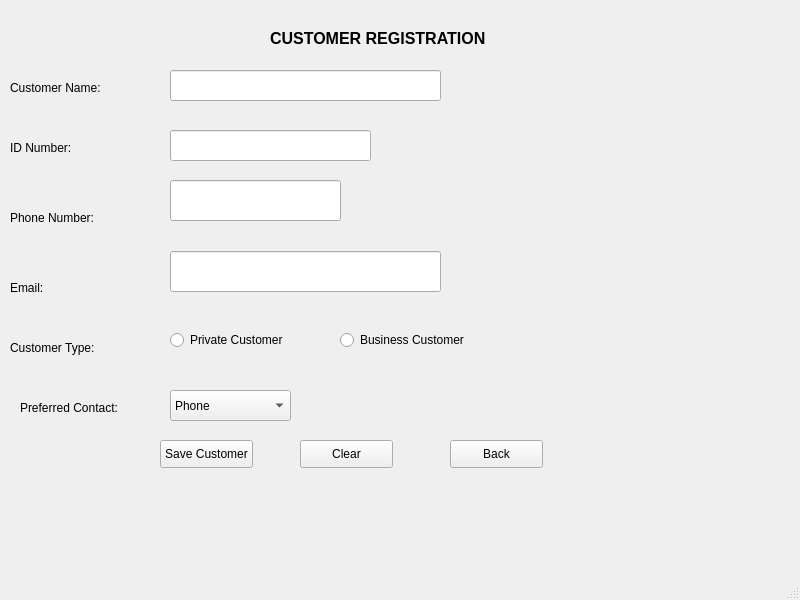
<?xml version="1.0" encoding="UTF-8"?>
<ui version="4.0">
 <class>MainWindow</class>
 <widget class="QMainWindow" name="MainWindow">
  <property name="geometry">
   <rect>
    <x>0</x>
    <y>0</y>
    <width>800</width>
    <height>600</height>
   </rect>
  </property>
  <property name="windowTitle">
   <string>Customer Registration</string>
  </property>
  <widget class="QWidget" name="centralwidget">
   <widget class="QLabel" name="label">
    <property name="geometry">
     <rect>
      <x>270</x>
      <y>30</y>
      <width>281</width>
      <height>16</height>
     </rect>
    </property>
    <property name="font">
     <font>
      <pointsize>12</pointsize>
      <weight>75</weight>
      <bold>true</bold>
     </font>
    </property>
    <property name="text">
     <string>CUSTOMER REGISTRATION</string>
    </property>
   </widget>
   <widget class="QLabel" name="label_2">
    <property name="geometry">
     <rect>
      <x>10</x>
      <y>80</y>
      <width>121</width>
      <height>16</height>
     </rect>
    </property>
    <property name="font">
     <font>
      <pointsize>9</pointsize>
     </font>
    </property>
    <property name="text">
     <string>Customer Name:</string>
    </property>
   </widget>
   <widget class="QLineEdit" name="customerNameLineEdit">
    <property name="geometry">
     <rect>
      <x>170</x>
      <y>70</y>
      <width>271</width>
      <height>31</height>
     </rect>
    </property>
   </widget>
   <widget class="QLabel" name="label_3">
    <property name="geometry">
     <rect>
      <x>10</x>
      <y>140</y>
      <width>101</width>
      <height>16</height>
     </rect>
    </property>
    <property name="font">
     <font>
      <pointsize>9</pointsize>
     </font>
    </property>
    <property name="text">
     <string>ID Number:</string>
    </property>
   </widget>
   <widget class="QLabel" name="label_4">
    <property name="geometry">
     <rect>
      <x>10</x>
      <y>210</y>
      <width>101</width>
      <height>16</height>
     </rect>
    </property>
    <property name="font">
     <font>
      <pointsize>9</pointsize>
     </font>
    </property>
    <property name="text">
     <string>Phone Number:</string>
    </property>
   </widget>
   <widget class="QLabel" name="label_5">
    <property name="geometry">
     <rect>
      <x>10</x>
      <y>280</y>
      <width>55</width>
      <height>16</height>
     </rect>
    </property>
    <property name="font">
     <font>
      <pointsize>9</pointsize>
     </font>
    </property>
    <property name="text">
     <string>Email:</string>
    </property>
   </widget>
   <widget class="QLineEdit" name="idNumberLineEdit">
    <property name="geometry">
     <rect>
      <x>170</x>
      <y>130</y>
      <width>201</width>
      <height>31</height>
     </rect>
    </property>
   </widget>
   <widget class="QLineEdit" name="phoneLineEdit">
    <property name="geometry">
     <rect>
      <x>170</x>
      <y>180</y>
      <width>171</width>
      <height>41</height>
     </rect>
    </property>
   </widget>
   <widget class="QLineEdit" name="emailLineEdit">
    <property name="geometry">
     <rect>
      <x>170</x>
      <y>251</y>
      <width>271</width>
      <height>41</height>
     </rect>
    </property>
   </widget>
   <widget class="QRadioButton" name="privateRadioButton">
    <property name="geometry">
     <rect>
      <x>170</x>
      <y>330</y>
      <width>131</width>
      <height>20</height>
     </rect>
    </property>
    <property name="text">
     <string>Private Customer</string>
    </property>
   </widget>
   <widget class="QRadioButton" name="businessRadioButton">
    <property name="geometry">
     <rect>
      <x>340</x>
      <y>330</y>
      <width>141</width>
      <height>20</height>
     </rect>
    </property>
    <property name="text">
     <string>Business Customer</string>
    </property>
   </widget>
   <widget class="QComboBox" name="contactMethodComboBox">
    <property name="geometry">
     <rect>
      <x>170</x>
      <y>390</y>
      <width>121</width>
      <height>31</height>
     </rect>
    </property>
    <item>
     <property name="text">
      <string>Phone</string>
     </property>
    </item>
    <item>
     <property name="text">
      <string>Email</string>
     </property>
    </item>
    <item>
     <property name="text">
      <string>SMS</string>
     </property>
    </item>
   </widget>
   <widget class="QLabel" name="label_6">
    <property name="geometry">
     <rect>
      <x>20</x>
      <y>400</y>
      <width>121</width>
      <height>16</height>
     </rect>
    </property>
    <property name="font">
     <font>
      <pointsize>9</pointsize>
     </font>
    </property>
    <property name="text">
     <string>Preferred Contact:</string>
    </property>
   </widget>
   <widget class="QLabel" name="label_7">
    <property name="geometry">
     <rect>
      <x>10</x>
      <y>340</y>
      <width>111</width>
      <height>16</height>
     </rect>
    </property>
    <property name="font">
     <font>
      <pointsize>9</pointsize>
     </font>
    </property>
    <property name="text">
     <string>Customer Type:</string>
    </property>
   </widget>
   <widget class="QPushButton" name="saveCustomerButton">
    <property name="geometry">
     <rect>
      <x>160</x>
      <y>440</y>
      <width>93</width>
      <height>28</height>
     </rect>
    </property>
    <property name="text">
     <string>Save Customer</string>
    </property>
   </widget>
   <widget class="QPushButton" name="clearButton">
    <property name="geometry">
     <rect>
      <x>300</x>
      <y>440</y>
      <width>93</width>
      <height>28</height>
     </rect>
    </property>
    <property name="text">
     <string>Clear</string>
    </property>
   </widget>
   <widget class="QPushButton" name="backButton">
    <property name="geometry">
     <rect>
      <x>450</x>
      <y>440</y>
      <width>93</width>
      <height>28</height>
     </rect>
    </property>
    <property name="text">
     <string>Back</string>
    </property>
   </widget>
  </widget>
  <widget class="QMenuBar" name="menubar">
   <property name="geometry">
    <rect>
     <x>0</x>
     <y>0</y>
     <width>800</width>
     <height>26</height>
    </rect>
   </property>
  </widget>
  <widget class="QStatusBar" name="statusbar"/>
 </widget>
 <resources/>
 <connections/>
</ui>
